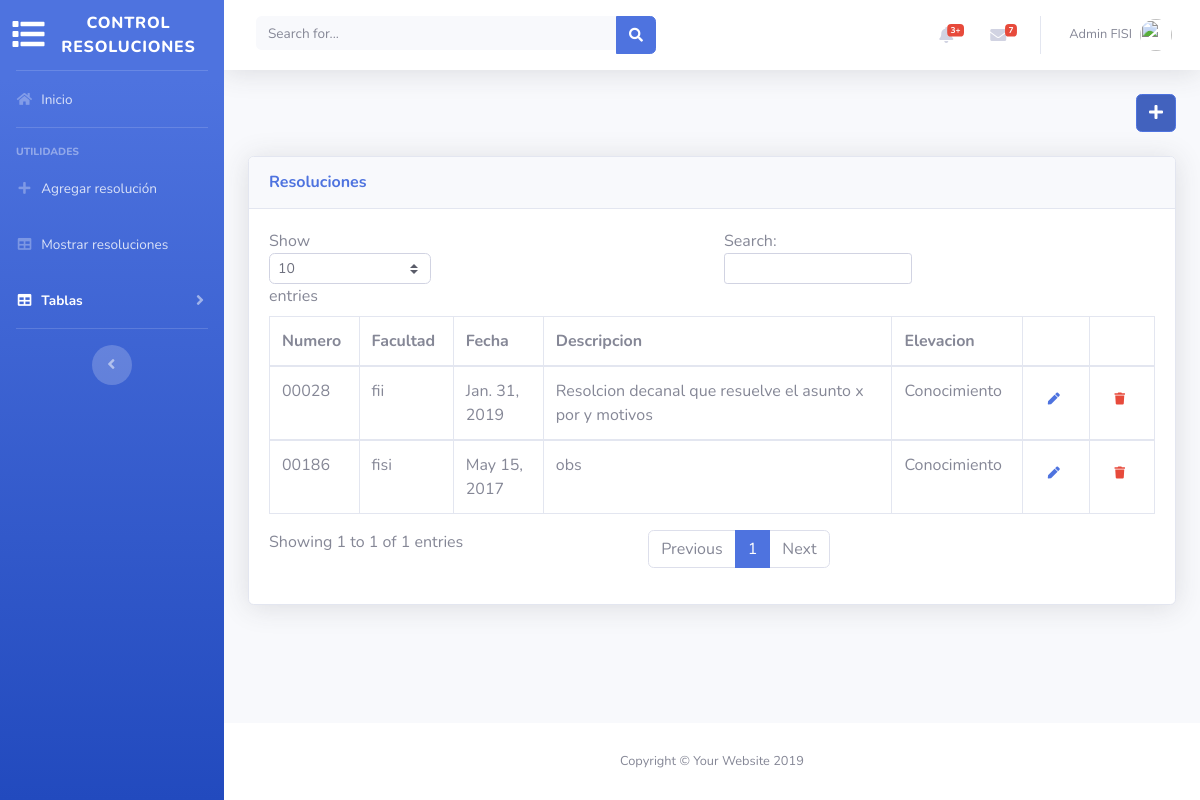
/controlresoluciones/resolucion/tabla, run on an earlier commit of the app's database.
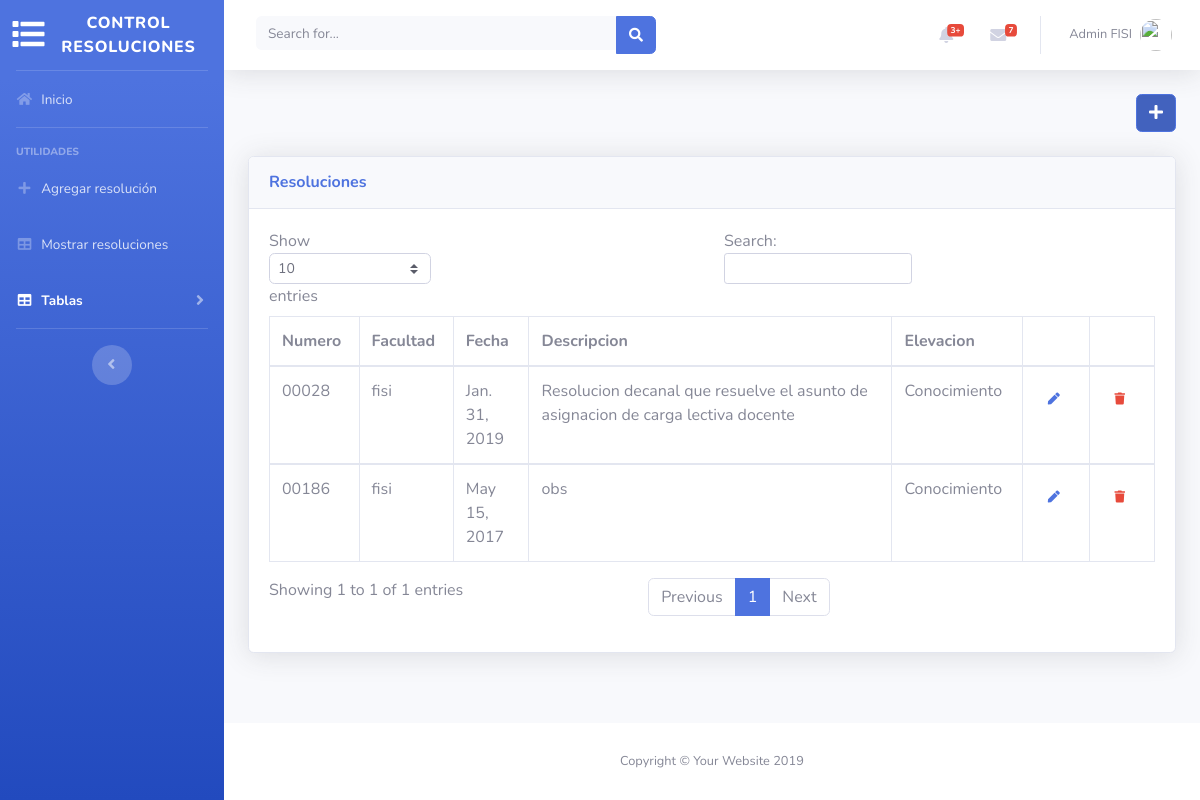
And on a later commit of the database.
### resoluciones/models.py (models this page shows, shortened)
class Resolucion(models.Model):
    nro_resolucion = models.CharField(max_length=5, primary_key=True)
    facultad_resolucion = models.ForeignKey(Facultad, on_delete=models.CASCADE)
    fecha_resolucion = models.DateField()
    link_descarga = models.CharField(max_length=100)
    estado_resolucion = models.CharField(max_length=20)
    descripcion_resolucion = models.TextField(default='obs')
    observacion_resolucion = models.TextField()
    adjunto_resolucion = models.CharField(max_length=100)
    tipo_elevacion = models.CharField(max_length=50)
    class Meta:
        ordering = ('-fecha_resolucion',)

class Facultad(models.Model):
    FACS = (
        ('fmsf', 'FMSF'),
        ('fdcp', 'FDCP'),
        ('flch', 'FLCH'),
        ('ffb', 'FFB'),
        ('fo', 'FO'),
        ('fedu', 'FEDU'),
        ('fqiq', 'FQIQ'),
        ('fmv', 'FMV'),
        ('fca', 'FCA'),
        ('fcb', 'FCB'),
        ('fcc', 'FCC'),
        ('fce', 'FCE'),
        ('fcf', 'FCF'),
        ('fcm', 'FCM'),
        ('fcs', 'FCS'),
        ('figmmg', 'FIGMMG'),
        ('fii', 'FII'),
        ('fpsi', 'FPSI'),
        ('fiee', 'FIEE'),
        ('fisi', 'FISI'),
    )
    id_facultad = models.CharField(max_length=3, primary_key=True)
    nombre_facultad = models.CharField(max_length=100)
    abreviatura_facultad = models.CharField(max_length=6, choices=FACS)
    def __str__(self):
        return self.abreviatura_facultad

### resoluciones/views.py (the view)
# urls.py: path('resolucion/tabla', tablaresolucion, name='tablaresolucion'),
def tablaresolucion(request):
    resoluciones = Resolucion.objects.all()
    resolutivos = Resolutivo.objects.all()
    considerandos = Considerando.objects.all()
    expedientes = Expediente.objects.all()
    dependencias = Dependencia.objects.all()
    personas = Persona.objects.all()
    return render(request, 'resolucion/tablaresolucion.html',
                  {'resoluciones': resoluciones,'resolutivos':resolutivos,'considerandos':considerandos,
                   'expedientes':expedientes,'dependencias':dependencias,'personas':personas})

### resoluciones/models.py (called while the page is built)
    def __str__(self):
        return self.abreviatura_dependencia

### resoluciones/templates/resolucion/tablaresolucion.html (shortened to what this page needs)
{% extends 'base.html' %}
{% block activepage2 %} active {% endblock %}
{% block content %}
    {% load staticfiles %}
        <div class="container-fluid">
          <p class="mb-4 text-right">
              <a href="{% url 'nuevoresolucion' %}" class="btn btn-primary btn-icon-split">
                  <span class="icon">
                      <i class="fas fa-plus"></i>
                  </span>
              </a>
          </p>
          <div class="card shadow mb-4">
            <div class="card-header py-3">
              <h6 class="m-0 font-weight-bold text-primary">Resoluciones</h6>
            </div>
            <div class="card-body">
              <div class="table-responsive">
              <form method="POST" id="forme" action="">{% csrf_token %}
                <table class="table table-bordered table-hover" id="dataTable" width="100%" cellspacing="0">
                  <thead>
                    <tr>
                      <th>Numero</th>
                      <th>Facultad</th>
                      <th>Fecha</th>
                      <th>Descripcion</th>
                      <th>Elevacion</th>
                        <th></th>
                        <th></th>
                    </tr>
                  </thead>
                  {% for r in resoluciones %}
                      <tbody>
                    <tr class="clickable" data-toggle="collapse" data-target="#des{{ r.nro_resolucion }}">
                      <td id="{{ r.nro_resolucion }}" >{{ r.nro_resolucion }}</td>
                      <td>{{ r.facultad_resolucion }}</td>
                      <td>{{ r.fecha_resolucion }}</td>
                      <td>{{ r.descripcion_resolucion }}</td>
                      <td>{{ r.tipo_elevacion }}</td>
                      <td><button type="submit" onclick="obtener('{{ r.nro_resolucion }}')" formaction="{% url 'editarresolucion' %}"  class="btn btn-link"><i class="fas fa-pen fa-xs"></i></button></td>
                      <td><button type="submit" onclick="obtener('{{ r.nro_resolucion }}')" formaction="{% url 'eliminarresolucion' %}" class="btn btn-link"><i class="fas text-danger fa-trash fa-xs"></i></button></td>
                    </tr>
                      </tbody>
                  {% endfor %}
                </table>
              </form>
              </div>
            </div>
          </div>
        </div>
{% endblock %}

What changed in the data, as far as the page shows it:
changed Resolucion id 00028: facultad_resolucion "fii" → "fisi"; descripcion_resolucion "Resolcion decanal que resuelve el asunto x por y motivos" → "Resolucion decanal que resuelve el asunto de asignacion de carga lectiva docente"
